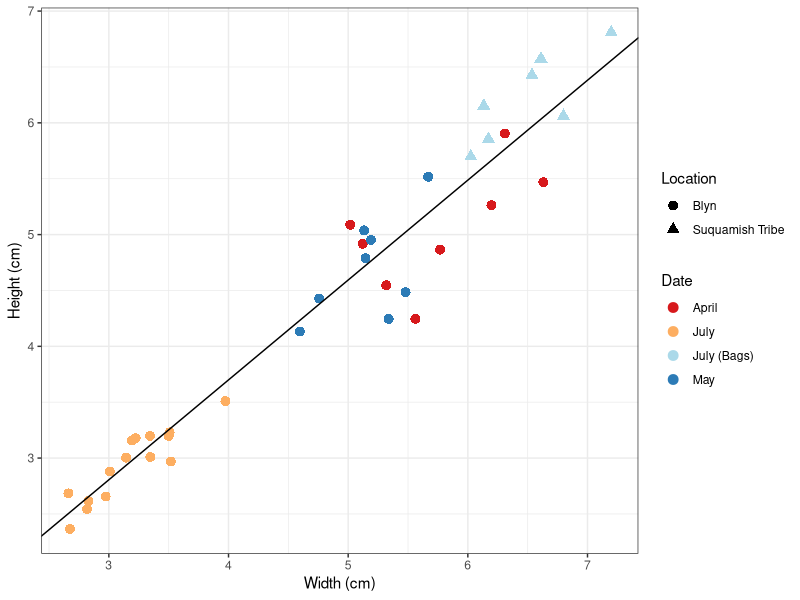

Reproduce this figure in R.
## ---- chunk 1
library(tidyverse)
## ---- chunk 2
W_H_Date_Only <- read.csv("../data/W_H_Date_Only.csv")
## ---- chunk 3
summary(aov(W_H_Date_Only$`Width..cm`~W_H_Date_Only$Date)) 
TukeyHSD(aov(W_H_Date_Only$`Width..cm`~W_H_Date_Only$Date)) 
## ---- chunk 4
summary(aov(W_H_Date_Only$`Height..cm.`~W_H_Date_Only$Date))
TukeyHSD(aov(W_H_Date_Only$`Height..cm.`~W_H_Date_Only$Date))
## ---- chunk 5
CockleData_Dissection_Data <- read.csv("../data/CockleData_Dissection_Data.csv")
## ---- chunk 6
lm(CockleData_Dissection_Data$`Height..cm.`~CockleData_Dissection_Data$`Width..cm.`)
## ---- chunk 7
CockleData <- read.csv("../data/CockleData.csv")
## ---- chunk 8
ggplot(CockleData, aes(x=`Width..cm.`,y =`Height..cm.`, color=Date, shape=Location),) + geom_point(size=3) + geom_abline(intercept=0.124, slope=0.8939, col = "black", size=0.5)+theme_bw()+
  scale_color_brewer(palette = "RdYlBu")+xlab("Width (cm)")+ylab("Height (cm)")   
